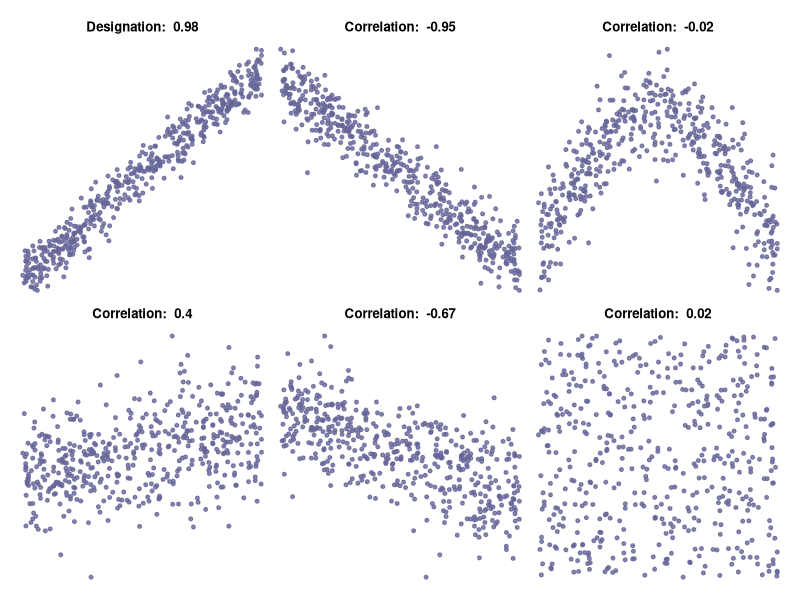

Recreate this plot in R.
## ---- chunk 1
mfrow <- par()$mfrow
mar <- par()$mar
oma <- par()$oma

#####################################################################

#here the function par() will prepare the data frames for graphical parameters. 

##########################################################


## ---- chunk 2
par(mfrow=c(2, 3), mar=c(0, 0, 2, 0), oma=c(1, 1, 1, 1))
set.seed(2)
x <- runif(500, min=0, max=pi)

#####################################################################

#previous code is in order to delimit the data frame and run 500 random points.  

##########################################################
## ---- chunk 3
y <- rnorm(500, mean=x, sd=0.2)
plot(x,y, pch=19, cex=.8, col="#666699CC", axes=FALSE, xlab="", ylab="", 
     main=paste("Designation: ", round(cor(x,y), 2)))


#####################################################################

#previous code is in order to delimit the data frame and run 500 random but following normality points. There is specific code for no labels. The code also runs a correlation (that is also being rounded) between variables "x" and "y' that is in this case there are labeling as "designation". 

##########################################################
## ---- chunk 4
y <- rnorm(500, mean=-x, sd=0.3)
plot(x,y, pch=19, cex=.8, col="#666699CC", axes=FALSE, xlab="", ylab="", 
     main=paste("Correlation: ", round(cor(x,y), 2)))
     
####################################################################################

#There is a negative or inverse correlation in this plot. One variable decreases as the other increases. This is an example of negative correlation. 

#####################################################################################
     
     
## ---- chunk 5
y <- rnorm(500, mean=sin(x), sd=0.2)
plot(x,y, pch=19, cex=.8, col="#666699CC", axes=FALSE, xlab="", ylab="", 
     main=paste("Correlation: ", round(cor(x,y), 2)))

########################################################################################

#this is an example of non linear relationship between two variables or an example of curvelinear relationship. 

########################################################################################


## ---- chunk 6
y <- rnorm(500, mean=x, sd=2)
plot(x,y, pch=19, cex=.8, col="#666699CC", axes=FALSE, xlab="", ylab="", 
     main=paste("Correlation: ", round(cor(x,y), 2)))
     
###################################################################################

#this might be an example of a very small positive correlation between two variables. Some outliers are observed but it does appear as an positive outward but small correlation.

#################################################################################
     
## ---- chunk 7
y <- rnorm(500, mean=-x, sd=1)
plot(x,y, pch=19, cex=.8, col="#666699CC", axes=FALSE, xlab="", ylab="", 
     main=paste("Correlation: ", round(cor(x,y), 2)))
     
##################################################################################
 #this might be an example of a very small negative correlation between two variables. Some outliers are observed but it does appear as an negative downward but small correlation.
 
 
################################################################################   
     
## ---- chunk 8
y <- runif(500, min=0, max=pi)
plot(x,y, pch=19, cex=.8, col="#666699CC", axes=FALSE, xlab="", ylab="", 
     main=paste("Correlation: ", round(cor(x,y), 2)))
     
################################################################################
# this scatterplot does not seem to have a linear trend (either positive or negative). This is possible a zero correlation or near zero correlation plot. 


################################################################################
     
